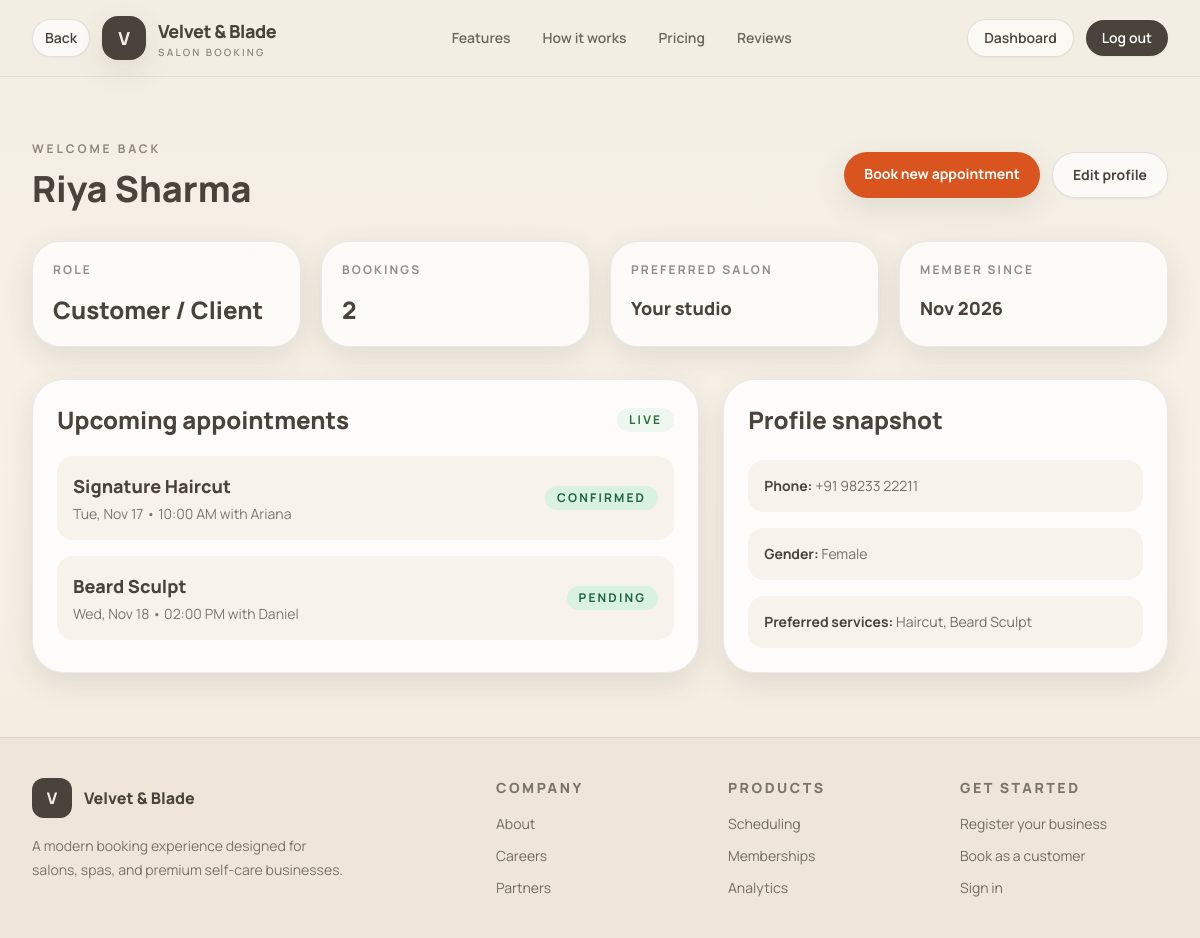
The app's page /dashboard/ (signed in) with its own data.
### users/models.py (models this page shows, shortened)
class CustomerProfile(models.Model):
    GENDER_CHOICES = [
        ('female', 'Female'),
        ('male', 'Male'),
        ('non_binary', 'Non-binary'),
        ('prefer_not_to_say', 'Prefer not to say'),
    ]
    user = models.OneToOneField(User, on_delete=models.CASCADE, related_name='customer_profile')
    full_name = models.CharField(max_length=200)
    phone = models.CharField(max_length=30, blank=True)
    gender = models.CharField(max_length=24, choices=GENDER_CHOICES, default='prefer_not_to_say')
    date_of_birth = models.DateField(blank=True, null=True)
    preferred_services = models.TextField(blank=True)
    notes = models.TextField(blank=True)
    created_at = models.DateTimeField(auto_now_add=True)

### accounts/models.py (models this page shows, shortened)
class UserRole(models.Model):
    ROLE_CHOICES = [
        ('customer', 'Customer / Client'),
        ('business_owner', 'Business Owner'),
        ('staff', 'Team Member'),
    ]
    user = models.OneToOneField(User, on_delete=models.CASCADE, related_name='user_role')
    role = models.CharField(max_length=20, choices=ROLE_CHOICES, default='customer')
    created_at = models.DateTimeField(auto_now_add=True)

### appointments/models.py (models this page shows, shortened)
class Appointment(models.Model):
    STATUS_CHOICES = [
        ('pending', 'Pending'),
        ('confirmed', 'Confirmed'),
        ('cancelled', 'Cancelled'),
        ('completed', 'Completed'),
    ]
    business = models.ForeignKey(BusinessProfile, on_delete=models.CASCADE, related_name='appointments')
    customer = models.ForeignKey(User, on_delete=models.CASCADE, related_name='appointments')
    service = models.ForeignKey(Service, on_delete=models.CASCADE, related_name='appointments')
    staff = models.ForeignKey(TeamMember, on_delete=models.CASCADE, related_name='appointments')
    start_time = models.DateTimeField()
    end_time = models.DateTimeField()
    status = models.CharField(max_length=20, choices=STATUS_CHOICES, default='pending')
    notes = models.TextField(blank=True)
    created_at = models.DateTimeField(auto_now_add=True)
    class Meta:
        ordering = ['start_time']

### organizations/models.py (models this page shows, shortened)
class Service(models.Model):
    business = models.ForeignKey(BusinessProfile, on_delete=models.CASCADE, related_name='services')
    name = models.CharField(max_length=120)
    duration_minutes = models.PositiveIntegerField(default=30)
    price = models.DecimalField(max_digits=8, decimal_places=2, default=0)
    description = models.TextField(blank=True)
    class Meta:
        ordering = ['price']

class TeamMember(models.Model):
    business = models.ForeignKey(BusinessProfile, on_delete=models.CASCADE, related_name='team_members')
    name = models.CharField(max_length=120)
    role = models.CharField(max_length=120, default='Stylist')
    specialty = models.CharField(max_length=180, blank=True)
    bio = models.TextField(blank=True)
    is_active = models.BooleanField(default=True)

### users/views.py (the view)
# urls.py: path('dashboard/', include('users.urls', namespace='users')),
@login_required
def dashboard(request):
    user_role = UserRole.objects.filter(user=request.user).first()
    profile = CustomerProfile.objects.filter(user=request.user).first()
    business = BusinessProfile.objects.filter(status='approved').order_by('-created_at').first()
    upcoming = Appointment.objects.filter(customer=request.user).order_by('start_time')[:5]
    return render(
        request,
        'users/dashboard.html',
        {
            'user_role': user_role,
            'profile': profile,
            'business': business,
            'upcoming': upcoming,
        },
    )

### templates/users/dashboard.html (shortened to what this page needs)
{% extends 'base.html' %}
{% block content %}
<section class="mx-auto max-w-7xl px-4 py-16 sm:px-6 lg:px-8">
  <div class="mb-8 flex flex-col gap-4 md:flex-row md:items-center md:justify-between">
    <div>
      <p class="text-xs font-bold uppercase tracking-[0.24em] text-taupe/60">Welcome back</p>
      <h1 class="mt-3 text-4xl font-extrabold text-taupe">{% if profile %}{{ profile.full_name }}{% else %}{{ user.username }}{% endif %}</h1>
    </div>
    <div class="flex gap-3">
      <a href="{% url 'appointments:booking' %}" class="rounded-full bg-terracotta px-5 py-3 text-sm font-bold text-white shadow-soft transition hover:bg-clay">Book new appointment</a>
      <a href="{% url 'users:profile' %}" class="rounded-full border border-taupe/15 bg-white/70 px-5 py-3 text-sm font-bold text-taupe shadow-sm transition hover:bg-white">Edit profile</a>
    </div>
  </div>
  <div class="grid gap-5 md:grid-cols-4">
    <div class="rounded-[28px] border border-taupe/10 bg-white/70 p-5 shadow-soft">
      <p class="text-xs font-bold uppercase tracking-[0.18em] text-taupe/60">Role</p>
      <div class="mt-4 text-2xl font-extrabold text-taupe">{% if user_role %}{{ user_role.get_role_display }}{% else %}Customer{% endif %}</div>
    </div>
    <div class="rounded-[28px] border border-taupe/10 bg-white/70 p-5 shadow-soft">
      <p class="text-xs font-bold uppercase tracking-[0.18em] text-taupe/60">Bookings</p>
      <div class="mt-4 text-2xl font-extrabold text-taupe">{{ upcoming|length }}</div>
    </div>
    <div class="rounded-[28px] border border-taupe/10 bg-white/70 p-5 shadow-soft">
      <p class="text-xs font-bold uppercase tracking-[0.18em] text-taupe/60">Preferred salon</p>
      <div class="mt-4 text-lg font-extrabold text-taupe">{% if business %}{{ business.name }}{% else %}Your studio{% endif %}</div>
    </div>
    <div class="rounded-[28px] border border-taupe/10 bg-white/70 p-5 shadow-soft">
      <p class="text-xs font-bold uppercase tracking-[0.18em] text-taupe/60">Member since</p>
      <div class="mt-4 text-lg font-extrabold text-taupe">{{ user.date_joined|date:'M Y' }}</div>
    </div>
  </div>
  <div class="mt-8 grid gap-6 lg:grid-cols-[1.2fr_0.8fr]">
    <div class="rounded-[32px] border border-taupe/10 bg-white/80 p-6 shadow-soft">
      <div class="mb-5 flex items-center justify-between">
        <h2 class="text-2xl font-extrabold text-taupe">Upcoming appointments</h2>
        <span class="rounded-full bg-[#edf7ef] px-3 py-1 text-xs font-bold uppercase tracking-[0.18em] text-[#2d6b3e]">Live</span>
      </div>
      <div class="space-y-4">
        {% for booking in upcoming %}
          <div class="flex items-center justify-between rounded-2xl bg-[#f7f2ec] p-4">
            <div>
              <div class="text-lg font-extrabold text-taupe">{{ booking.service.name }}</div>
              <div class="mt-1 text-sm text-taupe/70">{{ booking.start_time|date:'D, M d' }} • {{ booking.start_time|time:'h:i A' }} with {{ booking.staff.name }}</div>
            </div>
            <span class="rounded-full bg-[#d9f1e0] px-3 py-1 text-xs font-bold uppercase tracking-[0.18em] text-[#1a6340]">{{ booking.status }}</span>
          </div>
        {% empty %}
          <div class="rounded-2xl border border-dashed border-taupe/20 bg-[#f7f2ec] p-5 text-sm text-taupe/70">No appointments yet. Book your first session in just a few clicks.</div>
        {% endfor %}
      </div>
    </div>
    <div class="rounded-[32px] border border-taupe/10 bg-white/80 p-6 shadow-soft">
      <h2 class="text-2xl font-extrabold text-taupe">Profile snapshot</h2>
      <div class="mt-6 space-y-4 text-sm text-taupe/75">
        <div class="rounded-2xl bg-[#f7f2ec] p-4"><span class="font-bold text-taupe">Phone:</span> {% if profile and profile.phone %}{{ profile.phone }}{% else %}Add a phone number{% endif %}</div>
        <div class="rounded-2xl bg-[#f7f2ec] p-4"><span class="font-bold text-taupe">Gender:</span> {% if profile %}{{ profile.get_gender_display }}{% else %}Not set{% endif %}</div>
        <div class="rounded-2xl bg-[#f7f2ec] p-4"><span class="font-bold text-taupe">Preferred services:</span> {% if profile and profile.preferred_services %}{{ profile.preferred_services }}{% else %}Choose your favourites{% endif %}</div>
      </div>
    </div>
  </div>
</section>
{% endblock %}

### templates/base.html (shortened to what this page needs)
{% load static %}
<!DOCTYPE html>
<html lang="en">
  <head>
    <script src="https://cdn.tailwindcss.com"></script>
    <link rel="stylesheet" href="{% static 'css/styles.css' %}">
  </head>
  <body class="bg-parchment text-taupe antialiased" style="font-family: 'Manrope', sans-serif;">
    <div class="min-h-screen bg-gradient-to-b from-parchment via-[#f7f1e7] to-[#f2eadf]">
      <header class="sticky top-0 z-50 border-b border-taupe/10 bg-parchment/90 backdrop-blur-xl">
        <nav class="mx-auto flex max-w-7xl items-center justify-between px-4 py-4 sm:px-6 lg:px-8">
          <div class="flex items-center gap-3">
            <button type="button" class="rounded-full border border-taupe/15 bg-white/70 px-3 py-2 text-sm font-semibold text-taupe shadow-sm transition hover:bg-white" onclick="if (window.history.length > 1) { window.history.back(); } else { window.location.href = '{% url 'core:home' %}'; }">Back</button>
            <a href="{% url 'core:home' %}" class="flex items-center gap-3">
              <div class="flex h-11 w-11 items-center justify-center rounded-2xl bg-taupe text-lg font-extrabold text-parchment shadow-soft">V</div>
              <div>
                <div class="text-lg font-extrabold tracking-tight text-taupe">Velvet & Blade</div>
                <div class="text-[10px] font-semibold uppercase tracking-[0.22em] text-taupe/60">Salon booking</div>
              </div>
            </a>
          </div>
          <div class="hidden items-center gap-8 md:flex">
            <a href="#features" class="text-sm font-semibold text-taupe/80 transition hover:text-taupe">Features</a>
            <a href="#how-it-works" class="text-sm font-semibold text-taupe/80 transition hover:text-taupe">How it works</a>
            <a href="#pricing" class="text-sm font-semibold text-taupe/80 transition hover:text-taupe">Pricing</a>
            <a href="#reviews" class="text-sm font-semibold text-taupe/80 transition hover:text-taupe">Reviews</a>
          </div>
          <div class="flex items-center gap-3">
            {% if user.is_authenticated %}
              <a href="{% url 'users:dashboard' %}" class="rounded-full border border-taupe/15 bg-white/60 px-4 py-2 text-sm font-semibold text-taupe shadow-sm transition hover:bg-white">Dashboard</a>
              <a href="{% url 'accounts:logout' %}" class="rounded-full bg-taupe px-4 py-2 text-sm font-semibold text-white shadow-sm transition hover:bg-[#2e2926]">Log out</a>
            {% endif %}
          </div>
        </nav>
      </header>
      <main>
        {% block content %}{% endblock %}
      </main>
      <footer class="border-t border-taupe/10 bg-[#efe6d9]">
        <div class="mx-auto grid max-w-7xl gap-6 px-4 py-10 sm:px-6 lg:grid-cols-5 lg:px-8">
          <div class="lg:col-span-2">
            <div class="flex items-center gap-3">
              <div class="flex h-10 w-10 items-center justify-center rounded-xl bg-taupe text-base font-extrabold text-parchment">V</div>
              <div>
                <div class="text-base font-extrabold text-taupe">Velvet & Blade</div>
              </div>
            </div>
            <p class="mt-4 max-w-xs text-sm leading-6 text-taupe/70">A modern booking experience designed for salons, spas, and premium self-care businesses.</p>
          </div>
          <div>
            <h4 class="text-sm font-extrabold uppercase tracking-[0.18em] text-taupe/70">Company</h4>
            <ul class="mt-4 space-y-3 text-sm text-taupe/75">
              <li>About</li>
              <li>Careers</li>
              <li>Partners</li>
            </ul>
          </div>
          <div>
            <h4 class="text-sm font-extrabold uppercase tracking-[0.18em] text-taupe/70">Products</h4>
            <ul class="mt-4 space-y-3 text-sm text-taupe/75">
              <li>Scheduling</li>
              <li>Memberships</li>
              <li>Analytics</li>
            </ul>
          </div>
          <div>
            <h4 class="text-sm font-extrabold uppercase tracking-[0.18em] text-taupe/70">Get started</h4>
            <ul class="mt-4 space-y-3 text-sm text-taupe/75">
              <li><a href="{% url 'accounts:business_register' %}" class="transition hover:text-taupe">Register your business</a></li>
              <li><a href="{% url 'accounts:register' %}" class="transition hover:text-taupe">Book as a customer</a></li>
              <li><a href="{% url 'accounts:login' %}" class="transition hover:text-taupe">Sign in</a></li>
            </ul>
          </div>
        </div>
      </footer>
    </div>
  </body>
</html>

### static/css/styles.css (style rules this page uses)
:root { --parchment: #F3EEE3; --taupe: #4A433C; --sandstone: #E6DFD1; --terracotta: #D9541E; --clay: #C84728; --ink: #271F1B; }
body { background: var(--parchment); color: var(--taupe); }
input, select, textarea, button { font: inherit; }
button { cursor: pointer; }

### records on screen
CustomerProfile: full_name "Riya Sharma", phone "+91 98233 22211", gender "Female", preferred_services "Haircut, Beard Sculpt"
UserRole: role "Customer / Client"
Appointment: service.name "Signature Haircut", start_time "Tue, Nov 17", start_time "10:00 AM", staff.name "Ariana", status "CONFIRMED"
Appointment: service.name "Beard Sculpt", start_time "Wed, Nov 18", start_time "02:00 PM", staff.name "Daniel", status "PENDING"

### other values on screen
{{ upcoming|length }} "2"
{{ user.date_joined|date:'M Y' }} "Nov 2026"
